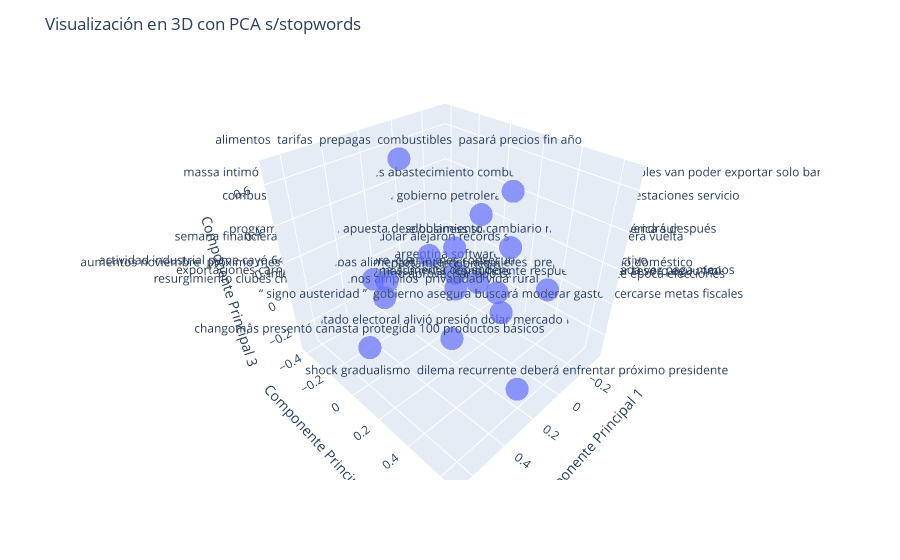

Source (notebook cell):
### Code cell
pca_3d(title_filtrado, "Visualización en 3D con PCA s/stopwords")

### Figure 1 — Plotly figure (JSON) as saved in the notebook; plotly's stock layout.template omitted (floating-point values rounded to 4 significant figures)
{"data": [{"hovertemplate": "x=%{x}<br>y=%{y}<br>z=%{z}<br>word=%{text}<extra></extra>", "legendgroup": "", "marker": {"color": "#636efa", "opacity": 0.7, "symbol": "circle"}, "mode": "markers+text", "name": "", "scene": "scene", "showlegend": false, "text": ["resultado electoral alivió presión dólar mercado futuros", "semana financiera  todas cotización dólar alejaron récords semana después primera vuelta", "“ signo austeridad ”  gobierno asegura buscará moderar gasto acercarse metas fiscales", "shock gradualismo  dilema recurrente deberá enfrentar próximo presidente", "interés dólar mep  cómo aprovechar tipo cambio accesible crece época elecciones", "aumentos noviembre  próximo mes llegará subas alimentos  internet  alquileres  prepagas servicio doméstico", "¿massa milei   contundente respuesta ex líder tesoro eeuu fmi", "resurgimiento clubes chacras  terrenos amplios  privacidad vida rural  cerca ciudad", "exportaciones carne vacuna  argentina aumenta dependencia mercado chino  cada vez paga menos", "alimentos  tarifas  prepagas  combustibles  pasará precios fin año", "massa apuesta desdoblamiento cambiario marca camino vendrá después", "actividad industrial pyme cayó 64  anual septiembre  cuarto mes consecutivo retroceso productivo", "massa intimó petroleras  “ si martes abastecimiento combustibles resuelto  miércoles van poder exportar solo barco ”", "combustibles  tras advertencia gobierno petroleras  cómo sigue situación estaciones servicio", "changomâs presentó canasta protegida 100 productos básicos", "programa dirección empresas iae business school distinguido mejor américa sur", "cámara industria argentina software renovó autoridades", "cómo impactan elecciones mercado inmobiliario"], "type": "scatter3d", "x": [0.1074, -0.02163, 0.01058, 0.306, -0.2751, 0.271, -0.2676, 0.2594, -0.1099, 0.2332, -0.1931, 0.2267, -0.3354, -0.267, 0.6629, -0.209, -0.1635, -0.2349], "y": [0.07714, -0.2261, 0.3163, 0.6562, 0.05582, -0.23, 0.3837, -0.279, -0.1086, -0.118, 0.1875, -0.4117, 0.06797, -0.07798, 0.146, -0.2166, -0.1664, -0.05632], "z": [-0.3126, 0.01344, -0.0494, -0.08533, -0.2266, -0.009536, -0.02416, -0.1504, -0.1994, 0.6765, 0.1736, -0.1145, 0.39, 0.2269, 0.0478, -0.01927, -0.1458, -0.1913]}], "layout": {"legend": {"tracegroupgap": 0}, "margin": {"t": 60}, "scene": {"domain": {"x": [0, 1], "y": [0, 1]}, "xaxis": {"title": {"text": "Componente Principal 1"}}, "yaxis": {"title": {"text": "Componente Principal 2"}}, "zaxis": {"title": {"text": "Componente Principal 3"}}}, "title": {"text": "Visualización en 3D con PCA s/stopwords"}}}
